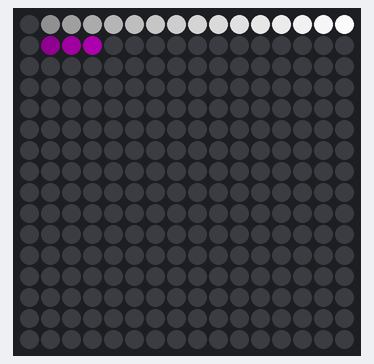
Simulated run of this sketch. Board: Arduino Uno, built with avr-gcc and run on an emulated ATmega328P. Shown: 16×16 RGB LED matrix (first LED top left, wired row by row). Dim RGB values are drawn brighter than linear.

Above: at 0.4 s.
At 1.3 s:
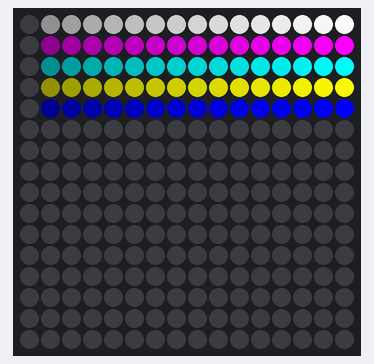
At 4.38 s:
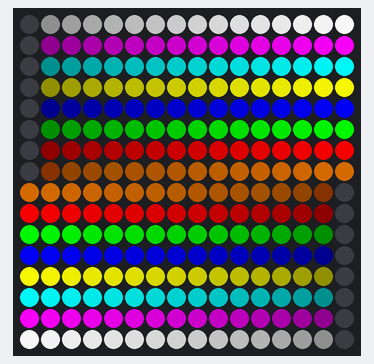
At 11.39 s:
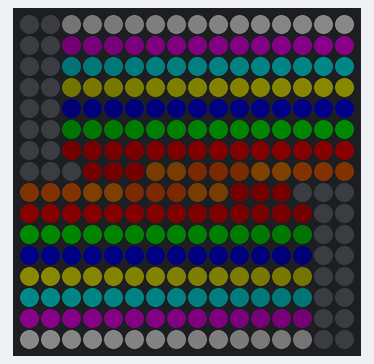
At 24.45 s:
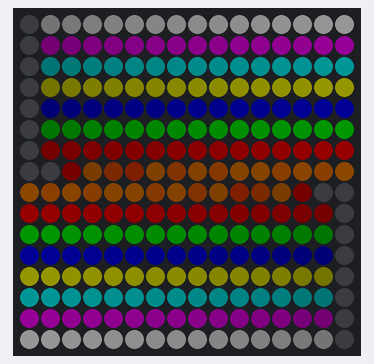
At 37.57 s:
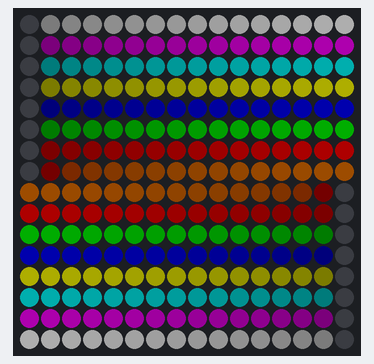

The sketch:

NeoPixel_16x16_Grid_Demo.ino
```cpp
#include <Adafruit_NeoPixel.h>
//Uses a 16x16 NeoPixel LED matrix, or use individual strips wired progressivly, not serpentine
//Can assemble yourself using 16 1x16 LED strips, or 32 1x8 LED strips
//Wire PROGRESSIVLY, NOT SERPENTINE:

/*
  [# = Neopixel single LED pixel]

  Progressive wiring:                      ________
.                                                 |         /
.    DI (Input)                           DO      |        /
.    -->  # # # # # # # # # # # # # # # # --> -   | \     /
.  ____________________________________________|  |  \   /
. |  DI                                   DO      |   \_/
. |__-->  # # # # # # # # # # # # # # # # --> -   |
.  ____________________________________________|  | USE THIS TYPE
. |  DI                                   DO      | OF WIRING WHEN
. |__-->  # # # # # # # # # # # # # # # # --> -   | MAKING LED MATRIX
  etc...                                   _______| FROM SCRATCH


  Serpentine wiring:                       ______
.                                                | \     /
.    DI (Input)                          DO      |  \   /
.    --># # # # # # # # # # # # # # # # -->      |   \ /
.                                         |      |   / \
.   DO                                  DI|      |  /   \
.   <--# # # # # # # # # # # # # # # # <--|      | /     \
.   |                                            |
.   |DI                                 DO       | DO NOT USE
.   |--># # # # # # # # # # # # # # # # -->      | THIS TYPE
  etc...                                   ______| OF WIRING
*/

#define PIN 2 // Connect DI pin of grid to pin 2 of Arduino
#define ROWS 16
#define COLS 16
#define NUMPIXELS ROWS * COLS

int R, G, B;
int index;

Adafruit_NeoPixel strip(NUMPIXELS, PIN, NEO_GRB + NEO_KHZ800);

unsigned long pixel_data[ROWS][COLS] = { //Can change data if you want, could display images
  {0x000000,0x101010,0x202020,0x303030,0x404040,0x505050,0x606060,0x707070,0x808080,0x909090,0xA0A0A0,0xB0B0B0,0xC0C0C0,0xD0D0D0,0xE0E0E0,0xF0F0F0},
  {0x000000,0x100010,0x200020,0x300030,0x400040,0x500050,0x600060,0x700070,0x800080,0x900090,0xA000A0,0xB000B0,0xC000C0,0xD000D0,0xE000E0,0xF000F0},
  {0x000000,0x001010,0x002020,0x003030,0x004040,0x005050,0x006060,0x007070,0x008080,0x009090,0x00A0A0,0x00B0B0,0x00C0C0,0x00D0D0,0x00E0E0,0x00F0F0},
  {0x000000,0x101000,0x202000,0x303000,0x404000,0x505000,0x606000,0x707000,0x808000,0x909000,0xA0A000,0xB0B000,0xC0C000,0xD0D000,0xE0E000,0xF0F000},
  {0x000000,0x000010,0x000020,0x000030,0x000040,0x000050,0x000060,0x000070,0x000080,0x000090,0x0000A0,0x0000B0,0x0000C0,0x0000D0,0x0000E0,0x0000F0},
  {0x000000,0x001000,0x002000,0x003000,0x004000,0x005000,0x006000,0x007000,0x008000,0x009000,0x00A000,0x00B000,0x00C000,0x00D000,0x00E000,0x00F000},
  {0x000000,0x100000,0x200000,0x300000,0x400000,0x500000,0x600000,0x700000,0x800000,0x900000,0xA00000,0xB00000,0xC00000,0xD00000,0xE00000,0xF00000},
  {0x000000,0x090400,0x120900,0x1B0D00,0x241200,0x2D1600,0x361B00,0x3F1F00,0x482400,0x512800,0x5A2D00,0x633100,0x6C3600,0x753A00,0x7E3F00,0x874300},
  {0x874300,0x7E3F00,0x753A00,0x6C3600,0x633100,0x5A2D00,0x512800,0x482400,0x3F1F00,0x361B00,0x2D1600,0x241200,0x1B0D00,0x120900,0x090400,0x000000},
  {0xF00000,0xE00000,0xD00000,0xC00000,0xB00000,0xA00000,0x900000,0x800000,0x700000,0x600000,0x500000,0x400000,0x300000,0x200000,0x100000,0x000000},
  {0x00F000,0x00E000,0x00D000,0x00C000,0x00B000,0x00A000,0x009000,0x008000,0x007000,0x006000,0x005000,0x004000,0x003000,0x002000,0x001000,0x000000},
  {0x0000F0,0x0000E0,0x0000D0,0x0000C0,0x0000B0,0x0000A0,0x000090,0x000080,0x000070,0x000060,0x000050,0x000040,0x000030,0x000020,0x000010,0x000000},
  {0xF0F000,0xE0E000,0xD0D000,0xC0C000,0xB0B000,0xA0A000,0x909000,0x808000,0x707000,0x606000,0x505000,0x404000,0x303000,0x202000,0x101000,0x000000},
  {0x00F0F0,0x00E0E0,0x00D0D0,0x00C0C0,0x00B0B0,0x00A0A0,0x009090,0x008080,0x007070,0x006060,0x005050,0x004040,0x003030,0x002020,0x001010,0x000000},
  {0xF000F0,0xE000E0,0xD000D0,0xC000C0,0xB000B0,0xA000A0,0x900090,0x800080,0x700070,0x600060,0x500050,0x400040,0x300030,0x200020,0x100010,0x000000},
  {0xF0F0F0,0xE0E0E0,0xD0D0D0,0xC0C0C0,0xB0B0B0,0xA0A0A0,0x909090,0x808080,0x707070,0x606060,0x505050,0x404040,0x303030,0x202020,0x101010,0x000000}
};

void getRGB(unsigned long color) {
  R = (color >> 16) & 255;
  G = (color >> 8) & 255;
  B = color & 255;
}

void displayGradient(int brightness) {
  for (int x = 0; x < COLS; x++) {
    for (int y = 0; y < ROWS; y++) {

      index = x * ROWS + y;

      unsigned long color = pixel_data[x][y];
      getRGB(color);

      // Apply brightness manually (strip.setBrightness is useless for this)
      strip.setPixelColor(index, strip.Color(
        (R * brightness) / 255, // ChatGPT did the maths here.
        (G * brightness) / 255, // I hate maths.
        (B * brightness) / 255
      ));
    }
  }
}

void displayGradientSetup() {
  for (int x = 0; x < COLS; x++) {
    for (int y = 0; y < ROWS; y++) {

      index = x * ROWS + y;

      unsigned long color = pixel_data[x][y];
      getRGB(color);

      strip.setPixelColor(index, strip.Color(R, G, B));

      delay(5);
      strip.show();
    }
  }
}

void setup() {
  strip.begin();
  strip.setBrightness(255);
  strip.clear();
  displayGradientSetup();
}

void loop() {

  // Fade out
  for (int brightness = 255; brightness >= 0; brightness--) {
    displayGradient(brightness);
    strip.show();
    delay(1);
  }

  // Fade in
  for (int brightness = 0; brightness <= 255; brightness++) {
    displayGradient(brightness);
    strip.show();
    delay(1);
  }

}
```
